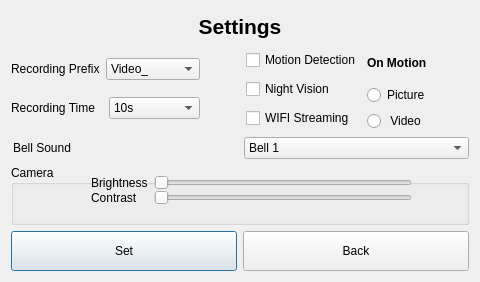
<?xml version="1.0" encoding="UTF-8"?>
<ui version="4.0">
 <class>settings_dialog</class>
 <widget class="QDialog" name="settings_dialog">
  <property name="geometry">
   <rect>
    <x>0</x>
    <y>0</y>
    <width>480</width>
    <height>282</height>
   </rect>
  </property>
  <property name="windowTitle">
   <string>Dialog</string>
  </property>
  <layout class="QVBoxLayout" name="verticalLayout_2">
   <item>
    <widget class="QLabel" name="label">
     <property name="sizePolicy">
      <sizepolicy hsizetype="Preferred" vsizetype="Maximum">
       <horstretch>0</horstretch>
       <verstretch>0</verstretch>
      </sizepolicy>
     </property>
     <property name="minimumSize">
      <size>
       <width>0</width>
       <height>30</height>
      </size>
     </property>
     <property name="font">
      <font>
       <pointsize>16</pointsize>
       <weight>75</weight>
       <bold>true</bold>
      </font>
     </property>
     <property name="text">
      <string>Settings</string>
     </property>
     <property name="alignment">
      <set>Qt::AlignCenter</set>
     </property>
    </widget>
   </item>
   <item>
    <layout class="QHBoxLayout" name="horizontalLayout">
     <item>
      <layout class="QVBoxLayout" name="verticalLayout_3">
       <item>
        <layout class="QHBoxLayout" name="horizontalLayout_2">
         <item>
          <widget class="QLabel" name="label_2">
           <property name="sizePolicy">
            <sizepolicy hsizetype="Maximum" vsizetype="Preferred">
             <horstretch>0</horstretch>
             <verstretch>0</verstretch>
            </sizepolicy>
           </property>
           <property name="text">
            <string>Recording Prefix</string>
           </property>
          </widget>
         </item>
         <item>
          <widget class="QComboBox" name="comboBox">
           <item>
            <property name="text">
             <string>Video_</string>
            </property>
           </item>
           <item>
            <property name="text">
             <string>Recording_</string>
            </property>
           </item>
          </widget>
         </item>
        </layout>
       </item>
       <item>
        <layout class="QHBoxLayout" name="horizontalLayout_3">
         <item>
          <widget class="QLabel" name="label_6">
           <property name="text">
            <string>Recording Time</string>
           </property>
          </widget>
         </item>
         <item>
          <widget class="QComboBox" name="comboBox_2">
           <item>
            <property name="text">
             <string>10s</string>
            </property>
           </item>
           <item>
            <property name="text">
             <string>20s</string>
            </property>
           </item>
           <item>
            <property name="text">
             <string>30s</string>
            </property>
           </item>
          </widget>
         </item>
        </layout>
       </item>
      </layout>
     </item>
     <item>
      <spacer name="horizontalSpacer">
       <property name="orientation">
        <enum>Qt::Horizontal</enum>
       </property>
       <property name="sizeType">
        <enum>QSizePolicy::Maximum</enum>
       </property>
       <property name="sizeHint" stdset="0">
        <size>
         <width>40</width>
         <height>20</height>
        </size>
       </property>
      </spacer>
     </item>
     <item>
      <layout class="QVBoxLayout" name="verticalLayout">
       <item>
        <widget class="QCheckBox" name="motion_detection_checkbox">
         <property name="text">
          <string>Motion Detection</string>
         </property>
        </widget>
       </item>
       <item>
        <widget class="QCheckBox" name="night_vision_checkbox">
         <property name="text">
          <string>Night Vision</string>
         </property>
        </widget>
       </item>
       <item>
        <widget class="QCheckBox" name="checkBox_2">
         <property name="text">
          <string>WIFI Streaming</string>
         </property>
        </widget>
       </item>
      </layout>
     </item>
     <item>
      <layout class="QVBoxLayout" name="verticalLayout_4">
       <item>
        <widget class="QLabel" name="label_8">
         <property name="font">
          <font>
           <weight>75</weight>
           <bold>true</bold>
          </font>
         </property>
         <property name="text">
          <string>On Motion</string>
         </property>
        </widget>
       </item>
       <item>
        <widget class="QRadioButton" name="action_picture_rb">
         <property name="text">
          <string>Picture</string>
         </property>
        </widget>
       </item>
       <item>
        <widget class="QRadioButton" name="action_video_rb">
         <property name="text">
          <string> Video </string>
         </property>
        </widget>
       </item>
      </layout>
     </item>
    </layout>
   </item>
   <item>
    <layout class="QHBoxLayout" name="horizontalLayout_5">
     <property name="spacing">
      <number>6</number>
     </property>
     <property name="sizeConstraint">
      <enum>QLayout::SetDefaultConstraint</enum>
     </property>
     <property name="leftMargin">
      <number>2</number>
     </property>
     <property name="topMargin">
      <number>0</number>
     </property>
     <item>
      <widget class="QLabel" name="label_7">
       <property name="text">
        <string>Bell Sound</string>
       </property>
      </widget>
     </item>
     <item>
      <widget class="QComboBox" name="comboBox_3">
       <item>
        <property name="text">
         <string>Bell 1</string>
        </property>
       </item>
       <item>
        <property name="text">
         <string>Bell 2</string>
        </property>
       </item>
       <item>
        <property name="text">
         <string>Bell 3</string>
        </property>
       </item>
       <item>
        <property name="text">
         <string>Bell 4</string>
        </property>
       </item>
      </widget>
     </item>
    </layout>
   </item>
   <item>
    <widget class="QGroupBox" name="groupBox">
     <property name="sizePolicy">
      <sizepolicy hsizetype="Preferred" vsizetype="Maximum">
       <horstretch>0</horstretch>
       <verstretch>0</verstretch>
      </sizepolicy>
     </property>
     <property name="minimumSize">
      <size>
       <width>0</width>
       <height>60</height>
      </size>
     </property>
     <property name="title">
      <string>Camera</string>
     </property>
     <widget class="QWidget" name="formLayoutWidget">
      <property name="geometry">
       <rect>
        <x>80</x>
        <y>10</y>
        <width>321</width>
        <height>61</height>
       </rect>
      </property>
      <layout class="QFormLayout" name="formLayout">
       <property name="sizeConstraint">
        <enum>QLayout::SetDefaultConstraint</enum>
       </property>
       <property name="fieldGrowthPolicy">
        <enum>QFormLayout::AllNonFixedFieldsGrow</enum>
       </property>
       <property name="horizontalSpacing">
        <number>6</number>
       </property>
       <property name="verticalSpacing">
        <number>0</number>
       </property>
       <item row="0" column="0">
        <widget class="QLabel" name="label_5">
         <property name="text">
          <string>Brightness</string>
         </property>
        </widget>
       </item>
       <item row="0" column="1">
        <widget class="QSlider" name="horizontalSlider">
         <property name="orientation">
          <enum>Qt::Horizontal</enum>
         </property>
        </widget>
       </item>
       <item row="1" column="0">
        <widget class="QLabel" name="label_3">
         <property name="text">
          <string>Contrast</string>
         </property>
        </widget>
       </item>
       <item row="1" column="1">
        <widget class="QSlider" name="horizontalSlider_2">
         <property name="orientation">
          <enum>Qt::Horizontal</enum>
         </property>
        </widget>
       </item>
      </layout>
     </widget>
    </widget>
   </item>
   <item>
    <layout class="QHBoxLayout" name="horizontalLayout_4">
     <item>
      <widget class="QPushButton" name="pushButton">
       <property name="sizePolicy">
        <sizepolicy hsizetype="Preferred" vsizetype="Maximum">
         <horstretch>0</horstretch>
         <verstretch>0</verstretch>
        </sizepolicy>
       </property>
       <property name="minimumSize">
        <size>
         <width>50</width>
         <height>40</height>
        </size>
       </property>
       <property name="text">
        <string>Set</string>
       </property>
      </widget>
     </item>
     <item>
      <widget class="QPushButton" name="back_btn">
       <property name="minimumSize">
        <size>
         <width>50</width>
         <height>40</height>
        </size>
       </property>
       <property name="text">
        <string>Back</string>
       </property>
      </widget>
     </item>
    </layout>
   </item>
  </layout>
 </widget>
 <resources/>
 <connections/>
</ui>
